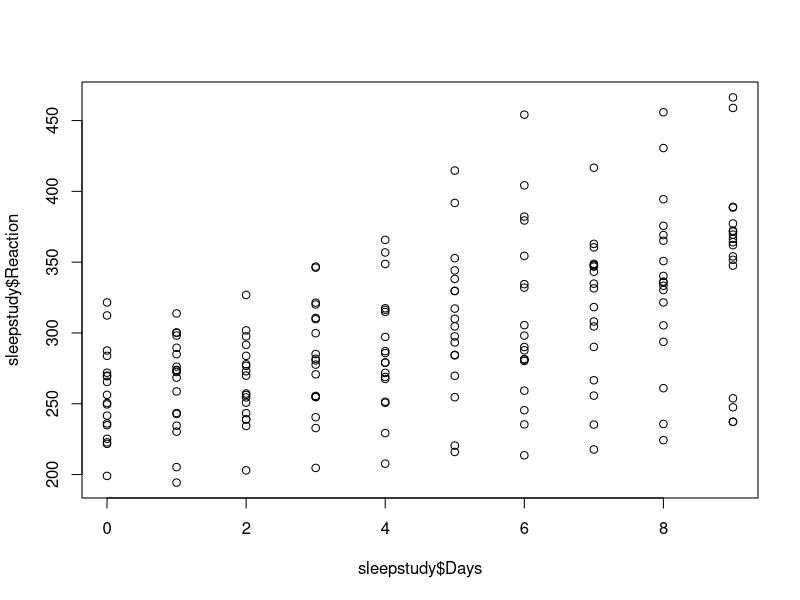
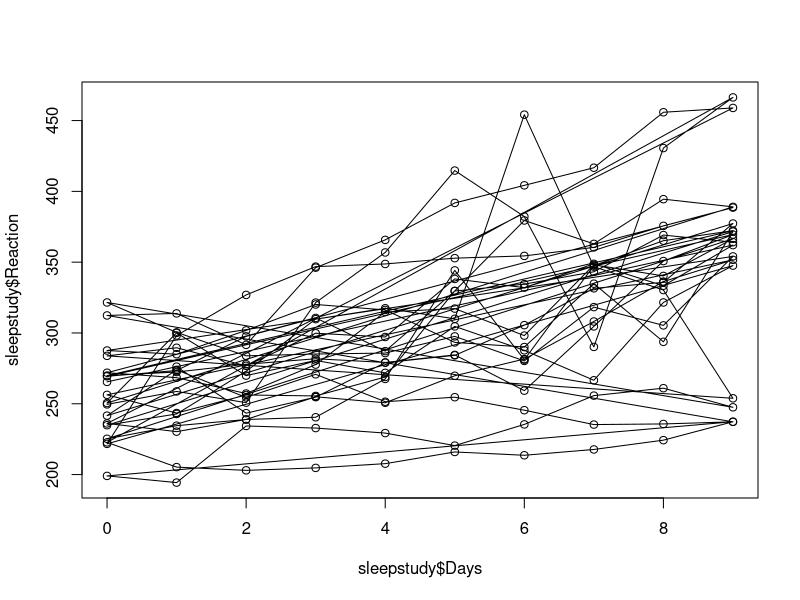

R code for these plots, in order:
## ---- chunk 1
knitr::opts_chunk$set(echo = TRUE, warning = F)
## ---- chunk 2
# Load the lme4 package
library(lme4)
# load the sleepstudy data set
data(sleepstudy)

## ---- chunk 3
dim(sleepstudy)
## ---- chunk 4
colnames(sleepstudy)
## ---- chunk 5
plot(sleepstudy$Days,sleepstudy$Reaction)
## ---- chunk 6
plot(sleepstudy$Days,sleepstudy$Reaction)
lines(sleepstudy$Days,sleepstudy$Reaction)
## ---- chunk 7
model <- lmer(Reaction ~ Days + (Days | Subject), sleepstudy)
summary(model)
